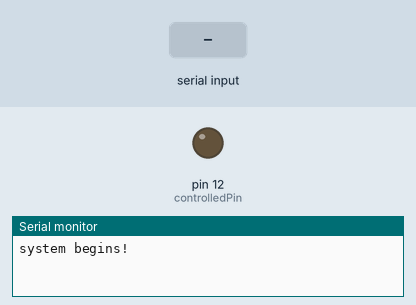
The sketch below on a simulated Arduino Uno, built with avr-gcc and run on an emulated ATmega328P. Parts: output pins drawn as LEDs (lit = HIGH), the last lines printed to the serial monitor. The test bench sets the inputs (shaded band).

Above: at 1.2 s.
1.3 s: "t" received over Serial
At 2.0 s:
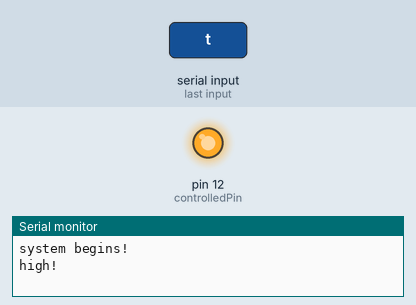
Timing chart, 0 to 4.3 s (numbered marks = the images above; inputs shaded):
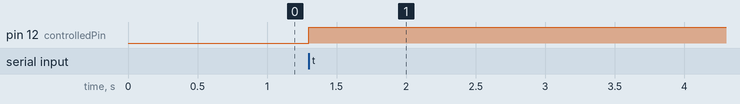

Measured:
- after the input at 1.3 s, pin 12 (controlledPin): LOW → HIGH at once

The sketch:

relay_test.ino
```cpp
int controlledPin = 12;
int ledStatePin = 13;

void setup()
{
  Serial.begin(9600);
  pinMode(controlledPin, OUTPUT);
  Serial.println("system begins!");
  // set the data rate for the SoftwareSerial port
}

void loop()
{
	if(Serial.available()) {
		char inChar = (char)Serial.read();
		if(inChar == 't') {
			if(digitalRead(controlledPin)) {
				digitalWrite(controlledPin, LOW);
				digitalWrite(ledStatePin, LOW);
				Serial.println("low!");

			} else {
				digitalWrite(controlledPin, HIGH);
				digitalWrite(ledStatePin, HIGH);
				Serial.println("high!");
			}
		}

	}
}
```
